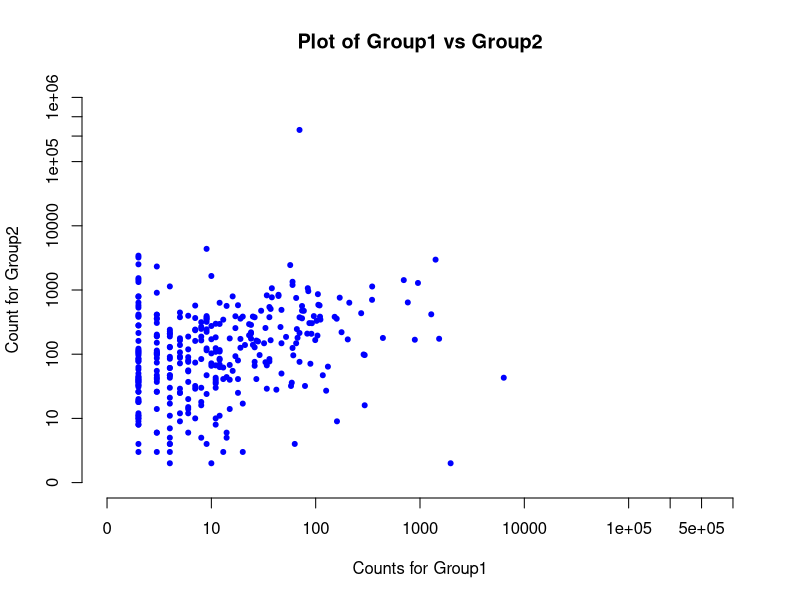

Recreate this plot in R.
# plot_any_2_samples.R
# October 29, 2010
# Author: Cindy Desmarais, AdaptiveTCR

merged<-read.table("mydata.tsv", header=T)

person<-"Donor 2"

# EFF DAY 0 VS 14
pdf("Group1_vs_Group2_plot.pdf")

# extract just the points we want to plot

# plot data - add 1 to include points on the axes in the logarithmic plot
plot(merged$Group1, merged$Group2, type="p", col="blue", log="xy", xlim=c(1,1000000), ylim=c(1,1000000), axes=FALSE, 
ylab=paste("Count for Group2"), xlab=paste("Counts for Group1"), 
main="Plot of Group1 vs Group2", pch=20)

# define and plot axes
axis(1, at=c(1,10,100,1000,10000,100000, 250000, 500000, 1000000), labels=c(0,10,100,1000,10000,100000, 250000, 500000, 1000000)) 
axis(2, at=c(1,10,100,1000,10000,100000, 250000, 500000, 1000000), labels=c(0,10,100,1000,10000,100000, 250000, 500000, 1000000))

dev.off()

